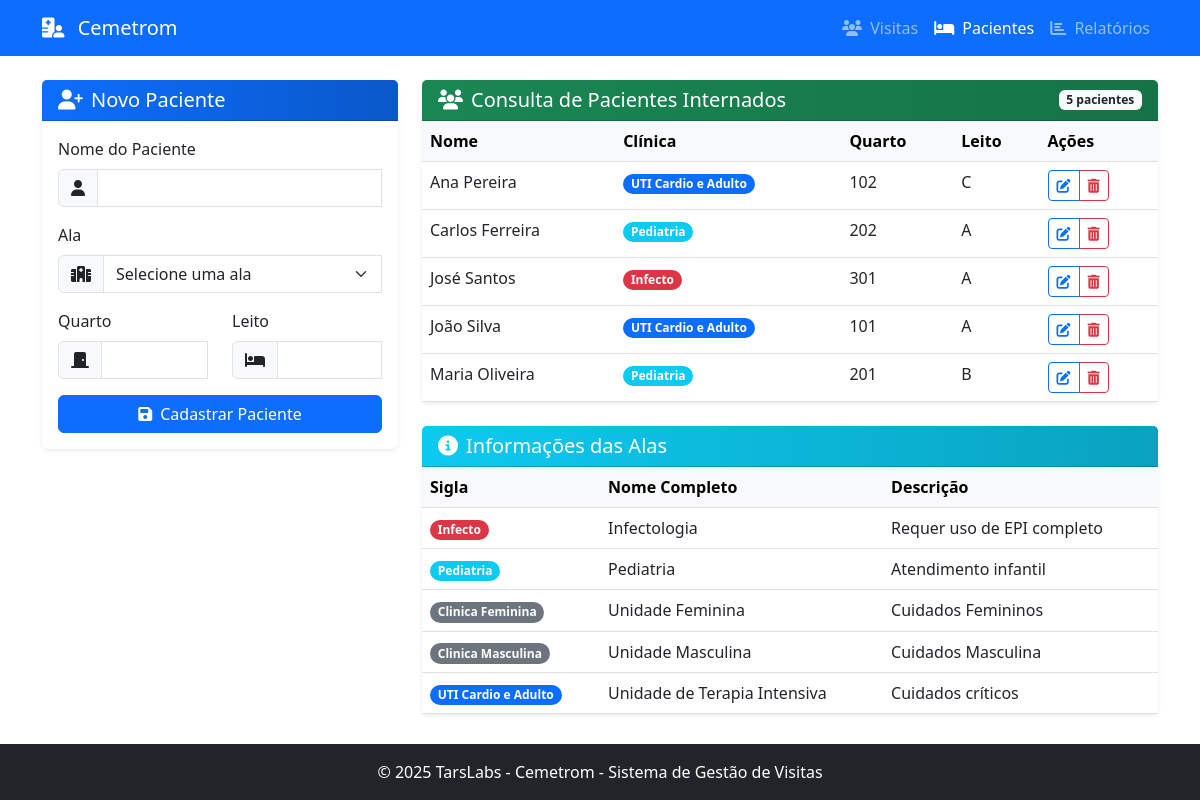
/pacientes, run on an earlier commit of the app's database.
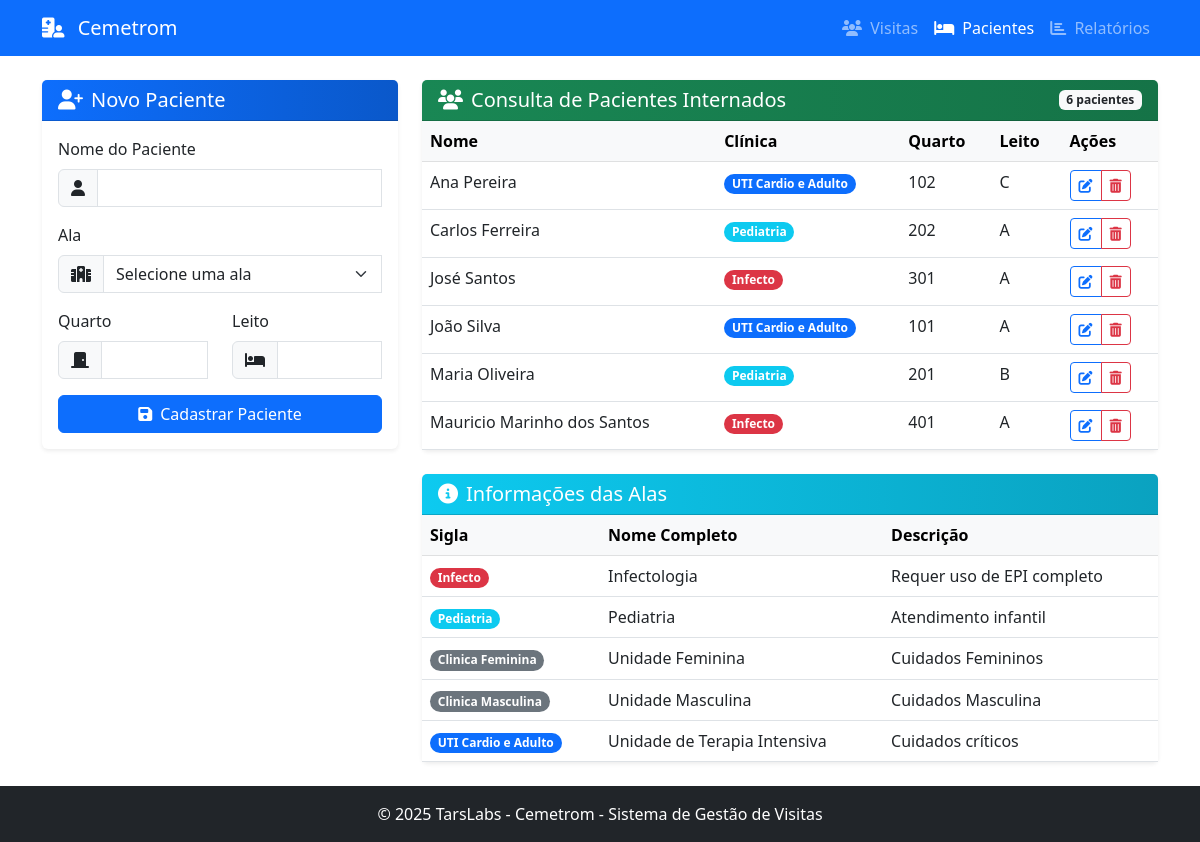
And on a later commit of the database.
### tables this page shows
CREATE TABLE pacientes (
            id INTEGER PRIMARY KEY AUTOINCREMENT,
            nome TEXT NOT NULL,
            ala_id TEXT NOT NULL,
            quarto TEXT NOT NULL,
            leito TEXT NOT NULL,
            ativo INTEGER DEFAULT 1,
            created_at TIMESTAMP DEFAULT CURRENT_TIMESTAMP,
            updated_at TIMESTAMP DEFAULT CURRENT_TIMESTAMP,
            FOREIGN KEY (ala_id) REFERENCES alas (sigla)
        );

CREATE TABLE alas (
            id INTEGER PRIMARY KEY AUTOINCREMENT,
            sigla TEXT UNIQUE NOT NULL,
            nome TEXT NOT NULL,
            descricao TEXT,
            created_at TIMESTAMP DEFAULT CURRENT_TIMESTAMP,
            updated_at TIMESTAMP DEFAULT CURRENT_TIMESTAMP
        );

### app.py (the view, shortened to what this page needs)
@app.route('/pacientes', methods=['GET', 'POST'])
def form_pacientes():
    pacientes = get_pacientes()
    alas = get_alas()
    patient_id = request.args.get('edit')
    paciente_edit = None
    if patient_id:
        paciente_edit = get_paciente_by_id(patient_id)
    return render_template('form_pacientes.html',
                          pacientes=pacientes,
                          alas=alas,
                          paciente_edit=paciente_edit)

### src/database.py (called while the page is built)
def get_db():
    if 'db' not in g:
        g.db = sqlite3.connect(
            current_app.config['DATABASE'],
            detect_types=sqlite3.PARSE_DECLTYPES
        )
        g.db.row_factory = sqlite3.Row
    return g.db

### src/pacientes.py (called while the page is built)
def get_pacientes(only_active=True):
    db = get_db()
    query = """
        SELECT p.*, a.nome as ala_nome, a.descricao as ala_descricao
        FROM pacientes p
        JOIN alas a ON p.ala_id = a.sigla
    """
    params = []
    if only_active:
        query += " WHERE p.ativo = 1"
    query += " ORDER BY p.nome"
    cursor = db.execute(query, params)
    pacientes = []
    for row in cursor.fetchall():
        pacientes.append(dict(row))
    return pacientes

def get_alas():
    db = get_db()
    cursor = db.execute(
        """
        SELECT * FROM alas
        ORDER BY nome
        """
    )
    alas = []
    for row in cursor.fetchall():
        alas.append(dict(row))
    return alas

### templates/form_pacientes.html (shortened to what the changed rows need)
{% extends 'base.html' %}
{% block content %}
<div class="row">
    <div class="col-md-8">
        <div class="card border-0 shadow-sm">
            <div class="card-header bg-gradient-success text-white d-flex justify-content-between align-items-center">
                <h5 class="mb-0"><i class="fas fa-users me-2"></i>Consulta de Pacientes Internados</h5>
                <span class="badge bg-light text-dark">{{ pacientes|length }} pacientes</span>
            </div>
            <div class="card-body p-0">
                {% if pacientes %}
                    <div class="table-responsive">
                        <table class="table table-hover mb-0">
                            <thead class="table-light">
                                <tr>
                                    <th>Nome</th>
                                    <th>Clínica</th>
                                    <th>Quarto</th>
                                    <th>Leito</th>
                                    <th>Ações</th>
                                </tr>
                            </thead>
                            <tbody>
                                {% for paciente in pacientes %}
                                    <tr>
                                        <td>{{ paciente.nome }}</td>
                                        <td>
                                            <span class="badge rounded-pill
                                        {% if paciente.ala_id == 'Infecto' %}bg-danger{% endif %}
                                        {% if paciente.ala_id == 'Pediatria' %}bg-info{% endif %}
                                        {% if paciente.ala_id == 'UTI Cardio e Adulto' %}bg-primary{% endif %}
                                    ">
                                        {{ paciente.ala_id }}
                                    </span>
                                        </td>
                                        <td>{{ paciente.quarto }}</td>
                                        <td>{{ paciente.leito }}</td>
                                        <td>
                                            <div class="btn-group btn-group-sm">
                                                <a href="{{ url_for('form_pacientes', edit=paciente.id) }}" class="btn btn-outline-primary">
                                                    <i class="fas fa-edit"></i>
                                                </a>
                                                <button type="button" class="btn btn-outline-danger" data-bs-toggle="modal" data-bs-target="#deleteModal{{ paciente.id }}">
                                                    <i class="fas fa-trash-alt"></i>
                                                </button>
                                            </div>
                                        </td>
                                    </tr>
                                {% endfor %}
                            </tbody>
                        </table>
                    </div>
                {% else %}
                    <div class="alert alert-info m-3">
                        <i class="fas fa-info-circle me-2"></i>
                        Nenhum paciente cadastrado. Use o formulário ao lado para cadastrar um novo paciente.
                    </div>
                {% endif %}
            </div>
        </div>
        <div class="card border-0 shadow-sm mt-4">
            <div class="card-body p-0">
                <div class="table-responsive">
                    <table class="table table-hover mb-0">
                        <thead class="table-light">
                            <tr>
                                <th>Sigla</th>
                                <th>Nome Completo</th>
                                <th>Descrição</th>
                            </tr>
                        </thead>
                        <tbody>
                            {% for ala in alas %}
                                <tr>
                                    <td>
                                        <span class="badge rounded-pill
                                            {% if ala.sigla == 'Infecto' %}bg-danger{% endif %}
                                            {% if ala.sigla == 'Pediatria' %}bg-info{% endif %}
                                            {% if ala.sigla == 'UTI Cardio e Adulto' %}bg-primary{% endif %}
                                            {% if ala.sigla == 'Clinica Feminina' %}bg-secondary{% endif %}
                                            {% if ala.sigla == 'Clinica Masculina' %}bg-secondary{% endif %}
                                        ">
                                            {{ ala.sigla }}
                                        </span>
                                    </td>
                                    <td>{{ ala.nome }}</td>
                                    <td>{{ ala.descricao }}</td>
                                </tr>
                            {% endfor %}
                        </tbody>
                    </table>
                </div>
            </div>
        </div>
    </div>
</div>
{% endblock %}

What changed in the data, as far as the page shows it:
added pacientes: nome "Mauricio Marinho dos Santos", ala_id "Infecto", quarto "401", leito "A"
Also different on the page:
{{ pacientes|length }}: "5" → "6"
